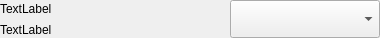
<?xml version="1.0" encoding="UTF-8"?>
<ui version="4.0">
 <class>SettingsField</class>
 <widget class="QWidget" name="SettingsField">
  <property name="geometry">
   <rect>
    <x>0</x>
    <y>0</y>
    <width>380</width>
    <height>38</height>
   </rect>
  </property>
  <property name="windowTitle">
   <string>Form</string>
  </property>
  <layout class="QGridLayout" name="gridLayout">
   <property name="leftMargin">
    <number>0</number>
   </property>
   <property name="topMargin">
    <number>0</number>
   </property>
   <property name="rightMargin">
    <number>0</number>
   </property>
   <property name="bottomMargin">
    <number>0</number>
   </property>
   <property name="spacing">
    <number>5</number>
   </property>
   <item row="0" column="0">
    <widget class="QLabel" name="labelText">
     <property name="text">
      <string>TextLabel</string>
     </property>
    </widget>
   </item>
   <item row="1" column="0">
    <widget class="QLabel" name="labelSubText">
     <property name="text">
      <string>TextLabel</string>
     </property>
    </widget>
   </item>
   <item row="0" column="1" rowspan="2">
    <widget class="QComboBox" name="comboBox">
     <property name="sizePolicy">
      <sizepolicy hsizetype="Maximum" vsizetype="Preferred">
       <horstretch>0</horstretch>
       <verstretch>0</verstretch>
      </sizepolicy>
     </property>
     <property name="minimumSize">
      <size>
       <width>150</width>
       <height>0</height>
      </size>
     </property>
    </widget>
   </item>
  </layout>
 </widget>
 <resources/>
 <connections/>
</ui>
